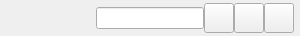
<?xml version="1.0" encoding="UTF-8"?>
<ui version="4.0">
 <class>EditableDeletableListItem</class>
 <widget class="QWidget" name="EditableDeletableListItem">
  <property name="geometry">
   <rect>
    <x>0</x>
    <y>0</y>
    <width>300</width>
    <height>36</height>
   </rect>
  </property>
  <property name="sizePolicy">
   <sizepolicy hsizetype="Preferred" vsizetype="Minimum">
    <horstretch>0</horstretch>
    <verstretch>0</verstretch>
   </sizepolicy>
  </property>
  <property name="minimumSize">
   <size>
    <width>0</width>
    <height>36</height>
   </size>
  </property>
  <property name="windowTitle">
   <string>Form</string>
  </property>
  <layout class="QVBoxLayout" name="verticalLayout">
   <property name="spacing">
    <number>0</number>
   </property>
   <property name="margin">
    <number>0</number>
   </property>
   <item>
    <layout class="QHBoxLayout" name="horizontalLayout">
     <property name="spacing">
      <number>0</number>
     </property>
     <property name="leftMargin">
      <number>6</number>
     </property>
     <property name="rightMargin">
      <number>6</number>
     </property>
     <item>
      <widget class="QLabel" name="label">
       <property name="sizePolicy">
        <sizepolicy hsizetype="Expanding" vsizetype="Preferred">
         <horstretch>0</horstretch>
         <verstretch>0</verstretch>
        </sizepolicy>
       </property>
       <property name="text">
        <string/>
       </property>
      </widget>
     </item>
     <item>
      <widget class="QLineEdit" name="lineEdit"/>
     </item>
     <item>
      <widget class="QToolButton" name="toolButtonRename">
       <property name="minimumSize">
        <size>
         <width>30</width>
         <height>30</height>
        </size>
       </property>
       <property name="toolTip">
        <string>&lt;!DOCTYPE HTML PUBLIC &quot;-//W3C//DTD HTML 4.0//EN&quot; &quot;http://www.w3.org/TR/REC-html40/strict.dtd&quot;&gt;
&lt;html&gt;&lt;head&gt;&lt;meta name=&quot;qrichtext&quot; content=&quot;1&quot; /&gt;&lt;style type=&quot;text/css&quot;&gt;
p, li { white-space: pre-wrap; }
&lt;/style&gt;&lt;/head&gt;&lt;body style=&quot; font-family:'MS Shell Dlg 2'; font-size:8.25pt; font-weight:400; font-style:normal;&quot;&gt;
&lt;p style=&quot; margin-top:0px; margin-bottom:0px; margin-left:0px; margin-right:0px; -qt-block-indent:0; text-indent:0px;&quot;&gt;&lt;span style=&quot; font-weight:600;&quot;&gt;Rename&lt;/span&gt; item&lt;/p&gt;&lt;/body&gt;&lt;/html&gt;</string>
       </property>
       <property name="text">
        <string/>
       </property>
      </widget>
     </item>
     <item>
      <widget class="QToolButton" name="toolButtonEdit">
       <property name="minimumSize">
        <size>
         <width>30</width>
         <height>30</height>
        </size>
       </property>
       <property name="text">
        <string/>
       </property>
      </widget>
     </item>
     <item>
      <widget class="QToolButton" name="toolButtonDelete">
       <property name="minimumSize">
        <size>
         <width>30</width>
         <height>30</height>
        </size>
       </property>
       <property name="toolTip">
        <string>&lt;!DOCTYPE HTML PUBLIC &quot;-//W3C//DTD HTML 4.0//EN&quot; &quot;http://www.w3.org/TR/REC-html40/strict.dtd&quot;&gt;
&lt;html&gt;&lt;head&gt;&lt;meta name=&quot;qrichtext&quot; content=&quot;1&quot; /&gt;&lt;style type=&quot;text/css&quot;&gt;
p, li { white-space: pre-wrap; }
&lt;/style&gt;&lt;/head&gt;&lt;body style=&quot; font-family:'MS Shell Dlg 2'; font-size:8.25pt; font-weight:400; font-style:normal;&quot;&gt;
&lt;p style=&quot; margin-top:0px; margin-bottom:0px; margin-left:0px; margin-right:0px; -qt-block-indent:0; text-indent:0px;&quot;&gt;&lt;span style=&quot; font-weight:600;&quot;&gt;Delete&lt;/span&gt; this item&lt;/p&gt;&lt;/body&gt;&lt;/html&gt;</string>
       </property>
       <property name="text">
        <string/>
       </property>
      </widget>
     </item>
    </layout>
   </item>
  </layout>
 </widget>
 <resources/>
 <connections/>
</ui>
